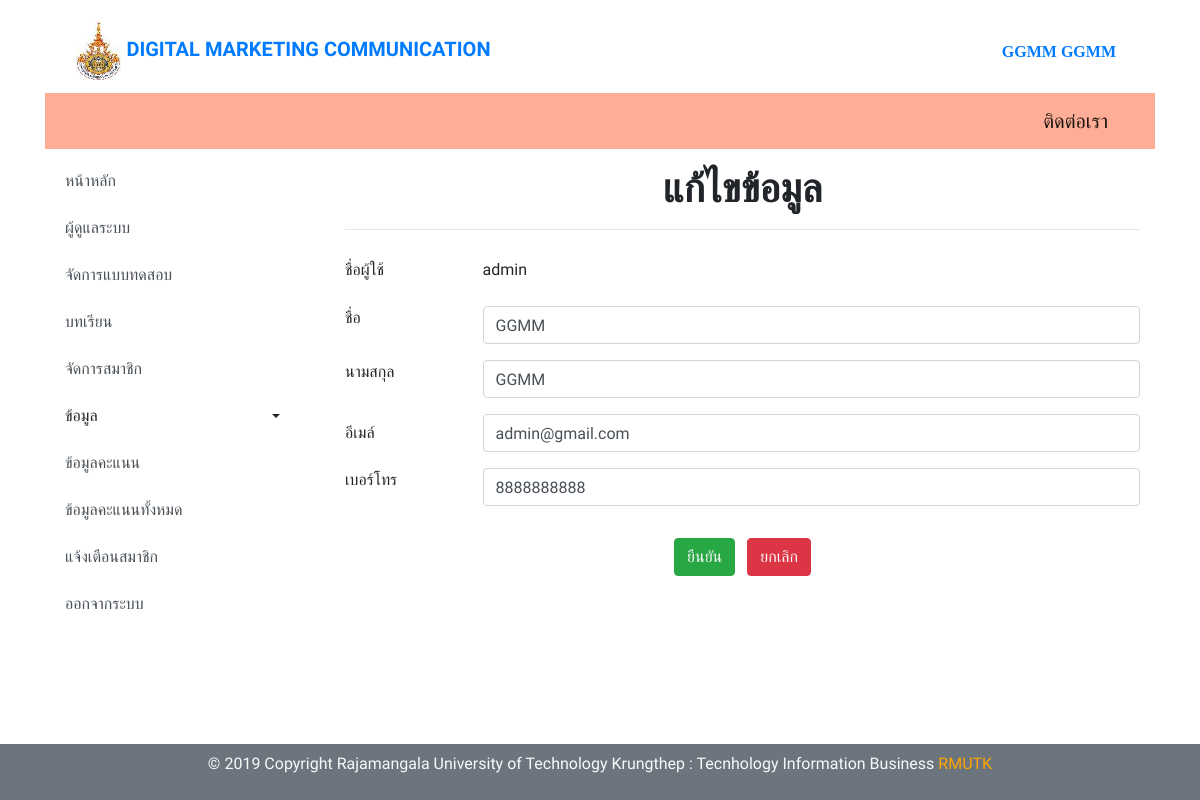
Page /admin/index.php?ep&user_id=44 (signed in) on the committed database.
### tables this page shows
CREATE TABLE `user` (
  `ID` int(5) NOT NULL,
  `Username` varchar(50) NOT NULL,
  `Password` varchar(200) NOT NULL,
  `Firstname` varchar(100) NOT NULL,
  `Lastname` varchar(100) NOT NULL,
  `email` varchar(100) NOT NULL,
  `phone` text NOT NULL,
  `Userlevel` varchar(1) NOT NULL,
  `user_date` date NOT NULL,
  `session_id` varchar(50) NOT NULL,
  `Status` varchar(1) NOT NULL
);

### admin/editprofile.php (the view, shortened to what this page needs)
<?php
$user_id = $_GET['user_id'];
$check = "SELECT * FROM user WHERE id = $user_id ";
$result = mysqli_query($con,$check) or die(mysqli_error());
$num = mysqli_fetch_assoc($result);
?>
<div class="col-md-9">
 <div class="py-2">
  <div class="container">
    <div class="row">
      <div class="col-md-12">
        <h1 class="text-center"><b>แก้ไขข้อมูล</b></h1>
        <hr>
      </div>
    </div>
  </div>
</div>
<div class="py-1">
  <div class="container w-46">
    <div class="row">
      <div class="text-left col-md-12" style="">
        <form class="" id="c_form-h" action="editprofile_db.php" method="post" >
          <div class="form-group row">
            <label class="col-2">ชื่อผู้ใช้</label>
            <div class="col-10">
              <div class="input-group">
                <?php echo($num['Username'])?></div>
              </div>
            </div>
            <div class="form-group row"><label class="col-2">ชื่อ</label>
              <div class="col-10">
                <div class="input-group">
                  <input type="text" name="Firstname" class="form-control" id="inlineFormInputGroup" required="กรุณากรอกชื่อ" placeholder="กรุณากรอกชื่อ"  value="<?php echo($num['Firstname'])?>" onkeyup="validate();" minlength="3" maxlength="25" title="ใส่ ก-ฮ หรือ a-z เท่านั้น"></div>
                </div>
              </div>
              <div class="form-group row"><label class="col-2">นามสกุล</label>
                <div class="col-10">
                  <div class="input-group">
                    <input type="text" name="Lastname" class="form-control" id="inlineFormInputGroup" required="กรุณากรอกนามสกุล" placeholder="กรุณากรอกนามสกุล" value="<?php echo($num['Lastname'])?>"  onkeyup="validate();" minlength="3" maxlength="25" title="ใส่ ก-ฮ หรือ a-z เท่านั้น"></div>
                  </div>
                </div>
                <div class="form-group row"> <label for="inputmailh" class="col-2 col-form-label">อีเมล์</label>
                  <div class="col-10">
                    <input type="email" name="email" class="form-control" id="inputmailh" required="กรุณากรอกอีเมล์" placeholder="กรุณากรอกอีเมล์"  value="<?php echo($num['email'])?>"> </div>
                  </div>
                  <div class="form-group row">
                    <label class="col-2">เบอร์โทร<br></label>
                    <div class="col-10">
                      <div class="input-group">
                        <input name="phone" class="form-control" id="input-num" required="กรุณากรอกเบอร์โทร" placeholder="กรุณากรอกเบอร์โทร" value="<?php echo($num['phone'])?>" size="10" title="เบอร์โทร 0-9" oninput="javascript: if (this.value.length > this.maxLength) this.value = this.value.slice(0, this.maxLength);"
                        type="tel"
                        maxlength = "10" onkeyup="num();"></div>
                      </div>
                    </div>
                    <div class="py-3">
                      <div class="container">
                        <div class="row">
                          <div class="col-md-12 text-center">
                            <button name="btn" class="btn btn-success text-light mx-1" >ยืนยัน</button>
                            <a class="btn btn-danger text-light mx-1" href="index.php?sp&user_id=<?php echo $_SESSION["UserID"]; ?>">ยกเลิก</a>
                          </div>
                        </div>
                      </div>
                    </div>
                  </form>
                </div>
              </div>
            </div>
          </div>
        </div>

### admin/header.php (style rules this page uses)
body { font-family: 'Prompt', sans-serif; }

### rows in the picture
user: Username "admin", Firstname "GGMM", Lastname "GGMM", email "admin@gmail.com", phone "8888888888"

### other values in the picture
$_SESSION["User"] "GGMM GGMM"
